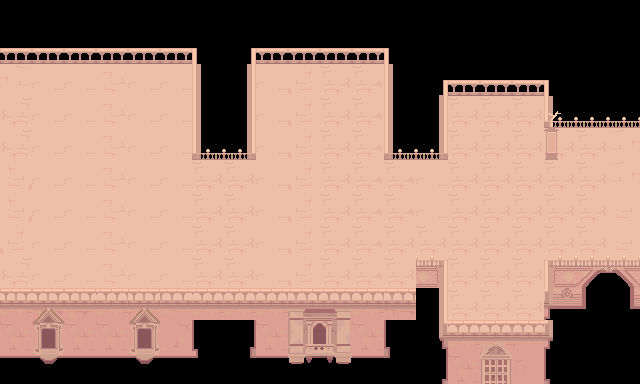

Tiled map render using the project's own tile images. Description and the whole map definition, tile-layer contents included, below:
An orthogonal 20x12 tile map with 32x32 px tiles, 3 tile layers (floor, fences, decorations).

<map version="1.10" tiledversion="1.10.2" orientation="orthogonal" renderorder="right-down" width="20" height="12" tilewidth="32" tileheight="32" infinite="0" nextlayerid="4" nextobjectid="1">
 <editorsettings>
  <export target="Arena2.json" format="json" />
 </editorsettings>
 <tileset firstgid="1" name="GP Final Tilemap" tilewidth="32" tileheight="32" tilecount="200" columns="20">
  <image source="arenatilemapupdated.png" width="640" height="320" />
 </tileset>
 <layer id="1" name="floor" width="20" height="12">
  <data encoding="csv">
0,0,0,0,0,0,0,0,0,0,0,0,0,0,0,0,0,0,0,0,
0,0,0,0,0,0,0,0,0,0,0,0,0,0,0,0,0,0,0,0,
102,111,111,106,111,111,0,0,111,105,102,109,0,0,0,0,0,0,0,0,
102,111,111,106,111,111,0,0,111,105,102,109,0,0,102,102,102,0,0,0,
102,111,111,106,111,111,0,0,111,105,102,109,0,0,102,102,102,102,102,102,
102,111,111,106,111,111,102,102,111,105,102,109,109,111,102,102,102,102,102,102,
102,111,111,106,111,111,102,102,111,105,102,109,109,111,102,102,102,102,102,102,
102,111,111,106,111,111,102,102,111,105,102,109,102,102,102,102,102,102,102,102,
102,111,111,106,111,111,102,102,111,105,102,109,102,0,102,102,102,0,0,0,
102,111,111,106,111,111,0,0,111,105,102,109,0,0,102,102,102,0,0,0,
0,0,0,0,0,0,0,0,0,0,0,0,0,0,0,0,0,0,0,0,
0,0,0,0,0,0,0,0,0,0,0,0,0,0,0,0,0,0,0,0
</data>
 </layer>
 <layer id="2" name="fences" width="20" height="12">
  <data encoding="csv">
184,184,184,184,184,184,184,184,184,184,184,184,184,184,184,184,184,184,184,184,
83,84,83,83,83,84,87,68,70,70,70,73,74,184,184,184,184,184,184,184,
2147483751,0,0,0,0,0,107,88,0,0,0,0,107,77,78,78,78,74,184,184,
2147483750,0,0,0,0,0,107,88,0,0,0,0,107,2147483755,0,0,0,94,95,96,
2147483750,0,0,0,0,0,94,2147483742,0,0,0,0,94,97,0,0,0,0,0,103,
2147483753,0,0,0,0,0,0,0,0,0,0,0,0,0,0,0,0,0,0,103,
2147483753,0,0,0,0,0,0,0,0,0,0,0,0,0,0,0,0,0,0,2147483760,
105,0,0,0,0,0,0,0,0,0,0,0,0,0,0,0,0,0,0,2147483760,
2147483750,0,0,0,0,0,0,0,0,0,0,0,0,137,0,0,0,134,135,136,
124,122,123,4,125,6,151,151,151,149,150,151,158,2147483755,0,0,0,154,155,156,
144,142,143,24,145,26,27,168,171,169,170,171,2147483816,148,4,4,5,63,184,184,
43,162,163,44,165,46,47,188,191,189,190,191,2147483836,168,24,24,25,2147483816,184,184
</data>
 </layer>
 <layer id="3" name="decorations" width="20" height="12">
  <data encoding="csv">
0,0,0,0,0,0,0,0,0,0,0,0,0,0,0,0,0,0,0,0,
0,0,0,0,0,0,0,0,0,0,0,0,0,0,0,0,0,0,0,0,
0,0,0,0,0,0,0,0,0,0,0,0,0,0,0,0,0,0,0,0,
0,0,0,0,0,0,0,0,0,0,0,0,0,0,0,0,0,13,0,0,
0,0,0,0,0,0,0,0,0,0,0,0,0,0,0,0,0,33,0,0,
0,0,0,0,0,0,0,0,0,0,0,0,0,0,0,0,0,0,0,0,
0,0,0,0,0,0,0,0,0,0,0,0,0,0,0,0,0,0,0,0,
0,0,0,0,0,0,0,0,0,0,0,0,0,0,0,0,0,0,0,0,
0,0,0,0,0,0,0,0,0,0,0,0,0,0,0,0,0,0,0,0,
0,8,0,0,8,0,0,0,0,0,0,0,0,0,0,0,0,0,0,0,
0,28,0,0,28,0,0,0,0,0,0,0,0,0,0,12,0,0,0,0,
0,48,0,0,48,0,0,0,0,0,0,0,0,0,0,32,0,0,0,0
</data>
 </layer>
</map>